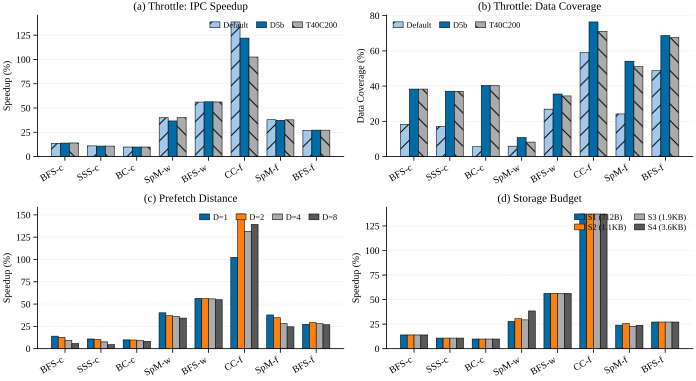

Reproduce this figure in Python.
#!/usr/bin/env python3
"""
Proto Fig E — 2x2 Sensitivity Composite (no component ablation).

(a) Throttle IPC Speedup   (b) Throttle Data Coverage
(c) Prefetch Distance       (d) Storage Budget

Data sources:
  - Exp-B (throttle): sensitivity_ablation_experiments.md §Exp-B
  - Exp-C (distance): sensitivity_ablation_experiments.md §Exp-C IPC table
  - Exp-D (storage):  sensitivity_ablation_experiments.md §Exp-D IPC table
"""

import sys
from pathlib import Path
import numpy as np

# ── plot_util import ─────────────────────────────────────────────────────────
_REPO = Path(__file__).resolve().parents[4]
sys.path.insert(0, str(_REPO / "ima_plan/07_paper_outline/plot_style"))
from plot_util import apply_style, CB10, HATCHES, save_fig  # noqa: E402

apply_style()

import matplotlib.pyplot as plt  # noqa: E402

# ── Workload labels ──────────────────────────────────────────────────────────
WKLDS = [
    "bfs_cit_dir", "sssp_cit_dir", "bc_cit_dir", "spmv_web_sym",
    "bfs_web_sym", "cc_flickr_sym", "spmv_flickr_sym", "bfs_flickr_sym",
]
SHORT = ["BFS-c", "SSS-c", "BC-c", "SpM-w", "BFS-w", "CC-f", "SpM-f", "BFS-f"]

# ── Baseline IPC (no prefetcher) ─────────────────────────────────────────────
BASELINE_IPC = {
    "bfs_cit_dir":     5.3349,
    "sssp_cit_dir":    5.9499,
    "bc_cit_dir":     95.2826,
    "spmv_web_sym":  129.6846,
    "bfs_web_sym":     7.3528,
    "cc_flickr_sym":  46.8674,
    "spmv_flickr_sym": 79.2566,
    "bfs_flickr_sym":  9.7943,
}

# ═════════════════════════════════════════════════════════════════════════════
# Exp-B: Throttle Control — Speedup% and Data Coverage%
# Source: sensitivity_ablation_experiments.md §Exp-B tables
# ═════════════════════════════════════════════════════════════════════════════

# IPC Speedup% (directly from table)
THROTTLE_SPEEDUP = {
    #                     Default   D5b   T40C200
    "bfs_cit_dir":       ( 13.6,   13.9,   14.0),
    "sssp_cit_dir":      ( 11.0,   10.8,   10.8),
    "bc_cit_dir":        (  9.8,    9.8,    9.8),
    "spmv_web_sym":      ( 40.1,   36.7,   40.2),
    "bfs_web_sym":       ( 56.1,   56.4,   56.2),
    "cc_flickr_sym":     (138.6,  122.0,  102.5),
    "spmv_flickr_sym":   ( 38.0,   37.2,   37.8),
    "bfs_flickr_sym":    ( 27.0,   27.2,   27.2),
}

# Data Coverage% (directly from table)
THROTTLE_COVERAGE = {
    #                     Default   D5b   T40C200
    "bfs_cit_dir":       ( 18.3,   38.3,   38.3),
    "sssp_cit_dir":      ( 17.2,   37.1,   37.0),
    "bc_cit_dir":        (  5.6,   40.4,   40.4),
    "spmv_web_sym":      (  5.9,   10.8,    8.2),
    "bfs_web_sym":       ( 26.9,   35.5,   34.4),
    "cc_flickr_sym":     ( 59.0,   76.4,   71.1),
    "spmv_flickr_sym":   ( 24.2,   54.1,   51.1),
    "bfs_flickr_sym":    ( 48.8,   68.7,   67.6),
}

# ═════════════════════════════════════════════════════════════════════════════
# Exp-C: Prefetch Distance — IPC (D=1,2,4,8)
# Source: sensitivity_ablation_experiments.md §Exp-C IPC table
# ═════════════════════════════════════════════════════════════════════════════

DIST_IPC = {
    #                     D=1        D=2        D=4        D=8
    "bfs_cit_dir":     (  6.0830,   6.0016,   5.8353,   5.6452),
    "sssp_cit_dir":    (  6.5949,   6.5631,   6.4006,   6.2253),
    "bc_cit_dir":      (104.6244, 104.5427, 104.0702, 103.1893),
    "spmv_web_sym":    (181.8048, 177.6429, 176.4435, 174.1239),
    "bfs_web_sym":     ( 11.4819,  11.4908,  11.4573,  11.3891),
    "cc_flickr_sym":   ( 94.8873, 117.6036, 108.5085, 112.1545),
    "spmv_flickr_sym": (109.2283, 106.7236, 101.5856,  98.6639),
    "bfs_flickr_sym":  ( 12.4611,  12.6612,  12.5458,  12.4249),
}

# ═════════════════════════════════════════════════════════════════════════════
# Exp-D: Storage Budget — IPC (S1, S2, S3, S4)
# Source: sensitivity_ablation_experiments.md §Exp-D IPC table
# ═════════════════════════════════════════════════════════════════════════════

STORAGE_IPC = {
    #                     S1         S2         S3         S4
    "bfs_cit_dir":     (  6.0789,   6.0789,   6.0789,   6.0789),
    "sssp_cit_dir":    (  6.5920,   6.5920,   6.5920,   6.5920),
    "bc_cit_dir":      (104.6116, 104.6116, 104.6116, 104.6116),
    "spmv_web_sym":    (165.4689, 169.3697, 167.6819, 179.5210),
    "bfs_web_sym":     ( 11.4964,  11.4964,  11.4964,  11.4964),
    "cc_flickr_sym":   (111.1339, 111.1339, 111.1339, 111.1339),
    "spmv_flickr_sym": ( 98.2555,  99.5312,  97.0296,  98.1003),
    "bfs_flickr_sym":  ( 12.4521,  12.4521,  12.4521,  12.4521),
}


# ── Helper: IPC -> Speedup% ─────────────────────────────────────────────────
def ipc_to_speedup(ipc_val, wkld):
    """Convert absolute IPC to Speedup% over baseline."""
    base = BASELINE_IPC[wkld]
    return (ipc_val - base) / base * 100.0


# ── Build figure ─────────────────────────────────────────────────────────────
fig, axes = plt.subplots(2, 2, figsize=(7.0, 3.85), constrained_layout=True)
ax_a, ax_b = axes[0]
ax_c, ax_d = axes[1]

n = len(WKLDS)
x = np.arange(n)

# ── (a) Throttle IPC Speedup ────────────────────────────────────────────────
configs_ab = ["Default", "D5b", "T40C200"]
colors_ab = [CB10[7], CB10[0], CB10[2]]      # gray, blue, green
hatches_ab = ["//", "", "\\\\"]               # Default hatched, D5b solid, T40C200 hatched
bar_w = 0.25

for i, (cfg, col, hat) in enumerate(zip(configs_ab, colors_ab, hatches_ab)):
    vals = [THROTTLE_SPEEDUP[w][i] for w in WKLDS]
    ax_a.bar(x + (i - 1) * bar_w, vals, bar_w, label=cfg,
             color=col, hatch=hat, edgecolor="black", linewidth=0.4)

ax_a.set_ylabel("Speedup (%)", fontsize=7)
ax_a.set_xticks(x)
ax_a.set_xticklabels(SHORT, fontsize=7, rotation=30, ha="right")
ax_a.tick_params(axis="y", labelsize=7)
ax_a.set_title("(a) Throttle: IPC Speedup", fontsize=8)
ax_a.legend(fontsize=6, ncol=3, loc="upper right", framealpha=0.8)

# ── (b) Throttle Data Coverage ──────────────────────────────────────────────
for i, (cfg, col, hat) in enumerate(zip(configs_ab, colors_ab, hatches_ab)):
    vals = [THROTTLE_COVERAGE[w][i] for w in WKLDS]
    ax_b.bar(x + (i - 1) * bar_w, vals, bar_w, label=cfg,
             color=col, hatch=hat, edgecolor="black", linewidth=0.4)

ax_b.set_ylabel("Data Coverage (%)", fontsize=7)
ax_b.set_xticks(x)
ax_b.set_xticklabels(SHORT, fontsize=7, rotation=30, ha="right")
ax_b.tick_params(axis="y", labelsize=7)
ax_b.set_title("(b) Throttle: Data Coverage", fontsize=8)
ax_b.legend(fontsize=6, ncol=3, loc="upper left", framealpha=0.8)

# ── (c) Prefetch Distance ──────────────────────────────────────────────────
dist_labels = ["D=1", "D=2", "D=4", "D=8"]
colors_c = CB10[:4]
bar_w_c = 0.19

for i, (dlbl, col) in enumerate(zip(dist_labels, colors_c)):
    vals = [ipc_to_speedup(DIST_IPC[w][i], w) for w in WKLDS]
    ax_c.bar(x + (i - 1.5) * bar_w_c, vals, bar_w_c, label=dlbl,
             color=col, edgecolor="black", linewidth=0.4)

ax_c.set_ylabel("Speedup (%)", fontsize=7)
ax_c.set_xticks(x)
ax_c.set_xticklabels(SHORT, fontsize=7, rotation=30, ha="right")
ax_c.tick_params(axis="y", labelsize=7)
ax_c.set_title("(c) Prefetch Distance", fontsize=8)
ax_c.legend(fontsize=6, ncol=4, loc="upper right", framealpha=0.8)

# ── (d) Storage Budget ─────────────────────────────────────────────────────
stor_labels = ["S1 (712B)", "S2 (1.1KB)", "S3 (1.9KB)", "S4 (3.6KB)"]
colors_d = CB10[:4]
bar_w_d = 0.19

for i, (slbl, col) in enumerate(zip(stor_labels, colors_d)):
    vals = [ipc_to_speedup(STORAGE_IPC[w][i], w) for w in WKLDS]
    ax_d.bar(x + (i - 1.5) * bar_w_d, vals, bar_w_d, label=slbl,
             color=col, edgecolor="black", linewidth=0.4)

ax_d.set_ylabel("Speedup (%)", fontsize=7)
ax_d.set_xticks(x)
ax_d.set_xticklabels(SHORT, fontsize=7, rotation=30, ha="right")
ax_d.tick_params(axis="y", labelsize=7)
ax_d.set_title("(d) Storage Budget", fontsize=8)
ax_d.legend(fontsize=6, ncol=2, loc="upper right", framealpha=0.8)

# ── Save ─────────────────────────────────────────────────────────────────────
out_dir = Path(__file__).resolve().parent
save_fig(fig, "proto_figE_sens_no_ablation", out_dir)
plt.close(fig)
print(f"Saved to {out_dir}/proto_figE_sens_no_ablation.{{pdf,svg}}")
